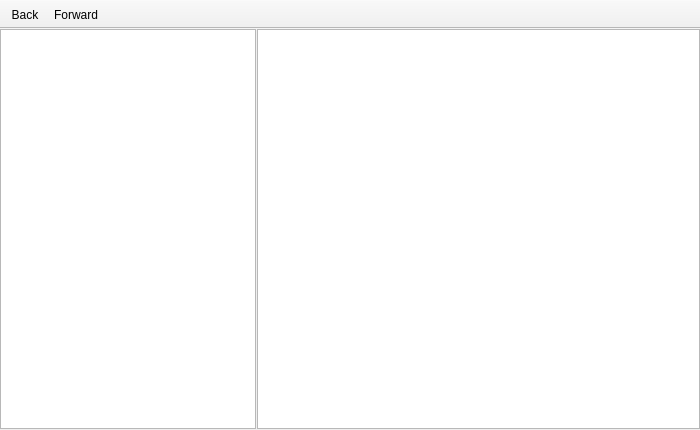
<?xml version="1.0" encoding="UTF-8"?>
<ui version="4.0">
 <class>MainWindow</class>
 <widget class="QMainWindow" name="MainWindow">
  <property name="geometry">
   <rect>
    <x>0</x>
    <y>0</y>
    <width>700</width>
    <height>430</height>
   </rect>
  </property>
  <property name="windowTitle">
   <string notr="true"/>
  </property>
  <property name="windowIcon">
   <iconset resource="../../resources.qrc">
    <normaloff>:/images/ostd-fm.png</normaloff>:/images/ostd-fm.png</iconset>
  </property>
  <widget class="QWidget" name="centralwidget">
   <layout class="QVBoxLayout" name="verticalLayout">
    <property name="spacing">
     <number>1</number>
    </property>
    <property name="margin">
     <number>0</number>
    </property>
    <item>
     <layout class="QHBoxLayout" name="horizontalLayout">
      <property name="sizeConstraint">
       <enum>QLayout::SetMinimumSize</enum>
      </property>
      <item>
       <widget class="SideBar" name="sideBar">
        <property name="sizePolicy">
         <sizepolicy hsizetype="Maximum" vsizetype="Minimum">
          <horstretch>0</horstretch>
          <verstretch>0</verstretch>
         </sizepolicy>
        </property>
       </widget>
      </item>
      <item>
       <widget class="IconsView" name="iconView"/>
      </item>
     </layout>
    </item>
    <item>
     <widget class="DetailsFrame" name="detailsFrame">
      <property name="sizePolicy">
       <sizepolicy hsizetype="Preferred" vsizetype="Maximum">
        <horstretch>0</horstretch>
        <verstretch>0</verstretch>
       </sizepolicy>
      </property>
      <property name="frameShape">
       <enum>QFrame::StyledPanel</enum>
      </property>
      <property name="frameShadow">
       <enum>QFrame::Raised</enum>
      </property>
     </widget>
    </item>
   </layout>
  </widget>
  <widget class="QToolBar" name="toolBar">
   <property name="windowTitle">
    <string notr="true">toolBar</string>
   </property>
   <property name="movable">
    <bool>false</bool>
   </property>
   <property name="floatable">
    <bool>false</bool>
   </property>
   <attribute name="toolBarArea">
    <enum>TopToolBarArea</enum>
   </attribute>
   <attribute name="toolBarBreak">
    <bool>false</bool>
   </attribute>
   <addaction name="actionBack"/>
   <addaction name="actionForward"/>
  </widget>
  <action name="actionForward">
   <property name="icon">
    <iconset resource="../../resources.qrc">
     <normaloff>:/images/go-next.png</normaloff>:/images/go-next.png</iconset>
   </property>
   <property name="text">
    <string>Forward</string>
   </property>
   <property name="toolTip">
    <string>Forward</string>
   </property>
  </action>
  <action name="actionBack">
   <property name="icon">
    <iconset resource="../../resources.qrc">
     <normaloff>:/images/go-previous.png</normaloff>:/images/go-previous.png</iconset>
   </property>
   <property name="text">
    <string>Back</string>
   </property>
   <property name="toolTip">
    <string>Back</string>
   </property>
  </action>
 </widget>
 <customwidgets>
  <customwidget>
   <class>SideBar</class>
   <extends>QListView</extends>
   <header>sidebar.hpp</header>
  </customwidget>
  <customwidget>
   <class>DetailsFrame</class>
   <extends>QFrame</extends>
   <header>detailsframe.hpp</header>
   <container>1</container>
  </customwidget>
  <customwidget>
   <class>IconsView</class>
   <extends>QListView</extends>
   <header>iconsview.hpp</header>
  </customwidget>
 </customwidgets>
 <resources>
  <include location="../../resources.qrc"/>
 </resources>
 <connections/>
</ui>
